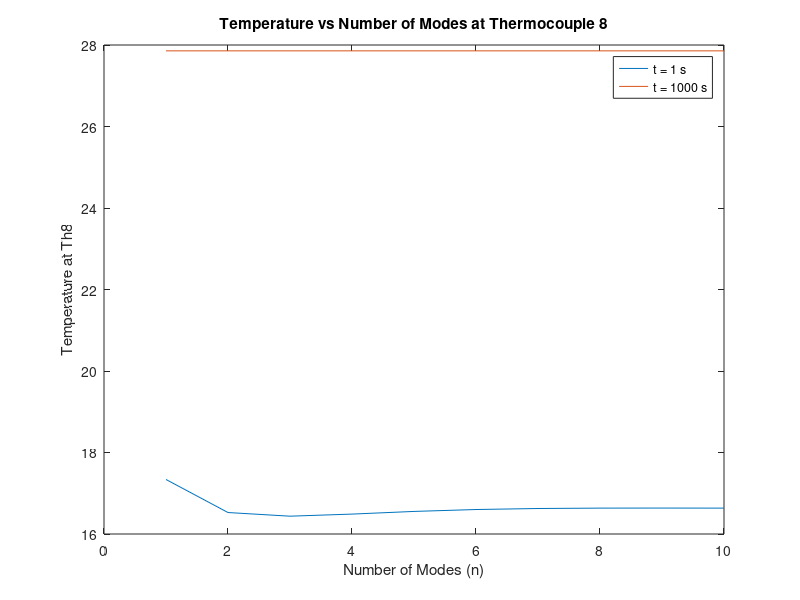

MATLAB code to generate this figure:
clc, clear, close all

%% Task 1: Aluminum 25 V, Th8
% Define Variables (from Part 1)
T0 = 16.6286; % [C]
H = 91.0858; % [C/m]

L = 0.149225; % (m) or 5.875 (in)
x = 0.123825; % (m) or 4.875 (in)

k = 130; % [W/(mK)]
rho = 2810; % [kg/m^3]
cp = 960; % [J/(kgK)]

alpha = k/(cp*rho);

Nmax = 10;
t_values = [1, 1000]; % seconds

u = zeros(length(t_values), Nmax);

for j = 1:length(t_values)
    
    t = t_values(j);
 
    for N = 1:Nmax
        
        s = 0;
        
        for n = 1:N
            
            lambda = (2*n-1)*pi/(2*L);
            bn = (8*H*L)/((2*n-1)^2*pi^2) * (-1)^n;
            
            s = s + bn*sin(lambda*x)*exp(-lambda^2*alpha*t);
        end
        
        u(j,N) = T0 + H*x + s;
        
    end
end

N_vals = 1:Nmax;

plot(N_vals, u(1,:))
hold on
plot(N_vals, u(2,:))

xlabel('Number of Modes (n)')
ylabel('Temperature at Th8')
legend('t = 1 s','t = 1000 s')
title('Temperature vs Number of Modes at Thermocouple 8')
